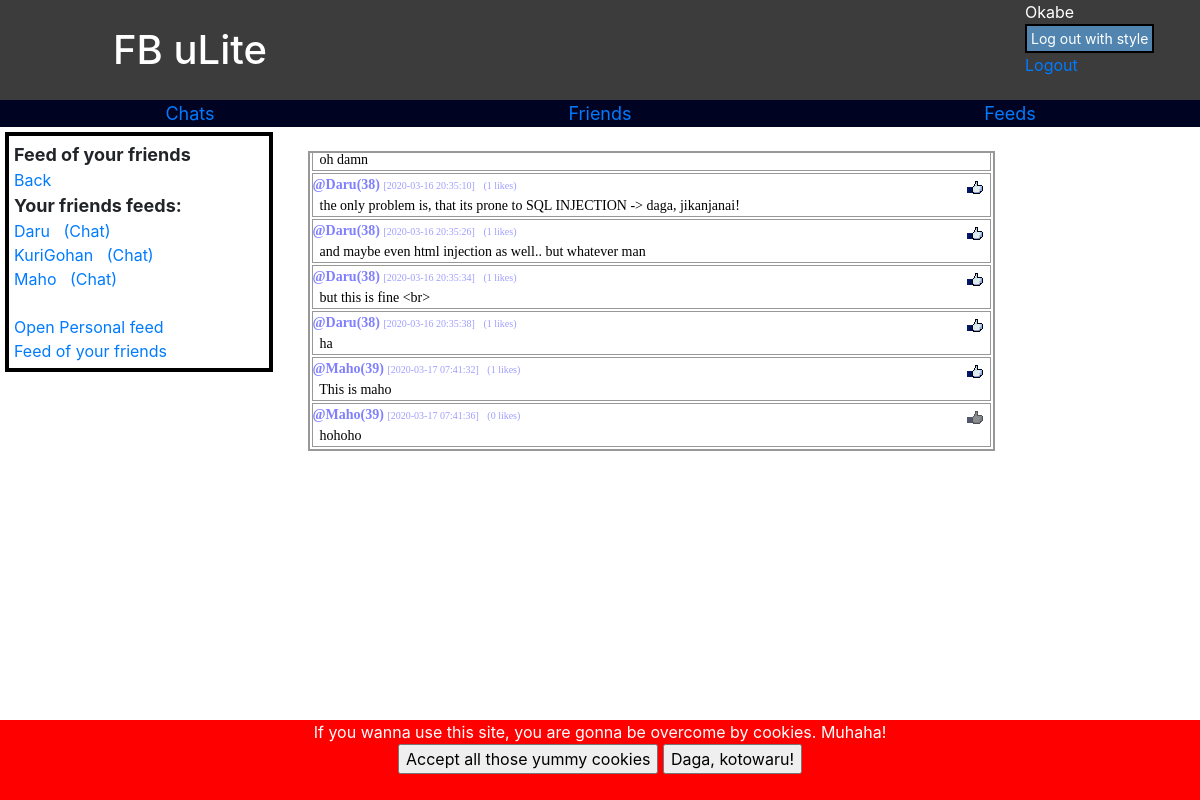
The page / (signed in) on the database its author committed.
### tables this page shows
CREATE TABLE `users` (
  `id` int(11) NOT NULL,
  `name` varchar(60) NOT NULL,
  `password` varchar(250) NOT NULL,
  `email` varchar(250) NOT NULL
);

CREATE TABLE `messages` (
  `id` int(11) NOT NULL,
  `message` varchar(500) NOT NULL,
  `chatid` int(11) DEFAULT NULL,
  `dated` datetime DEFAULT NULL,
  `userid` int(11) DEFAULT NULL
);

### connect.php (called while the page is built, shortened)
<?php
$conn = NULL;
function getFriends($usrid, $count)
{
    $usrid=(int)$usrid;
    $count=(int)$count;
    global $conn;
    $sql =
        "SELECT name, id FROM users WHERE (
        users.id IN ( select userid1 FROM friendships WHERE (userid0 = '$usrid') ) OR
        users.id IN ( select userid0 FROM friendships WHERE (userid1 = '$usrid') ) )
        AND id != '$usrid' ORDER BY users.name LIMIT $count;";
    $result = $conn->query($sql);
    return $result->fetch_all(MYSQLI_ASSOC);
}
function getUserInfo($userid)
{
    $userid=(int)$userid;
    global $conn;
    $sql =
        "SELECT name,email FROM users WHERE id='$userid';";
    $result = $conn->query($sql);
    $bb = $result->fetch_all(MYSQLI_ASSOC);
    return $bb[0];
}
function getMessageLikes($messageid)
{
    $messageid=(int)$messageid;
    global $conn;
    $sql = "SELECT COUNT(*) FROM likes WHERE (messageid='$messageid');";
    $result = $conn->query($sql);
    if (mysqli_num_rows($result) != 0)
        return $result->fetch_row()[0];
    return -1;
}
function isLiking($messageid, $userid)
{
    $messageid=(int)$messageid;
    $userid=(int)$userid;
    global $conn;
    $sql = "SELECT COUNT(*) FROM likes WHERE (messageid='$messageid' and userid='$userid');";
    $result = $conn->query($sql);
    return $result and $result->fetch_row()[0] == 1;
}
function getFriendsFeed($userid)
{
    $userid=(int)$userid;
    global $conn;
    $sql = "SELECT message,dated,userid,id FROM messages WHERE
  (chatid IN (SELECT id FROM chats WHERE (chats.name IS NULL and
                                          chats.owner IN (
                                            (SELECT userid1 FROM friendships WHERE(userid0='$userid' OR userid1='$userid')
                                             UNION
                                             SELECT userid0 FROM friendships WHERE(userid0='$userid' OR userid1='$userid')))
                                          AND chats.owner!='$userid'))) ORDER BY messages.dated ASC;";
    $result = $conn->query($sql);
    return $result->fetch_all(MYSQLI_ASSOC);
}
?>

### feed.php (the view, shortened to what this page needs)
<?php
if(isset($_GET["open_feed"]))
{
    if(isset($_GET["current_feed_friends"])){
        $_SESSION["friend_feed"]=getFriendsFeed($_SESSION["userid"]);
    }
}
?>
<div class="row">
    <div class="col-md-3">
        <div class="boxik">
            <?php
            if (isset($_SESSION["current_feed"]) or isset($_SESSION["friend_feed"])) {
                print("<div id='chat_group_title'> " . $_SESSION["current_feed_name"] . "</div>");
                print("<a href='?exitgroup=1'>Back</a>");
            }
            $friends = getFriends($_SESSION["userid"],10);
            echo("<div id='chat_group_title'>Your friends feeds:</div>");
            for ($i = 0;$i<sizeof($friends);$i++){
                $id =  $friends[$i]["id"];
                $name = $friends[$i]["name"];
                print("<a href='?open_feed=$id'>$name</a> <a href='?open_conversation=$id'>&nbsp (Chat)</a>");
                print("<br>");
            }
            print("<br>");
            print("<a href='?open_feed=".$_SESSION["userid"]."&current_feed_personal=1'>Open Personal feed</a><br>");
            print("<a href='?open_feed=".$_SESSION["userid"]."&current_feed_friends=1'>Feed of your friends</a>");
            ?>
        </div>
    </div>
    <div class="col-md-7">
        <?php
        if (isset($_SESSION["current_feed"]) or isset($_SESSION["friend_feed"])) {
            if(isset($_SESSION["friend_feed"]))
                $messages=$_SESSION["friend_feed"];
            else
                $messages = getChatMessages($_SESSION["current_feed"]);
            echo("<br><div class ='scrollable' id='chat_feed' onload='scrollDown()'>");
            $sizeOfMessages = $messages ? sizeof($messages) : 0;
            for ($i = 0; $i < $sizeOfMessages; $i++) {
                $id = $messages[$i]["userid"];
                $username = getUserInfo($id)["name"];
                $mess = $messages[$i]["message"];
                $messid = $messages[$i]["id"];
                $da = $messages[$i]["dated"];
                $likeNumber = getMessageLikes($messid);
                $isLiking = isLiking($messid, $_SESSION["userid"]);
                $classi = $isLiking ? "like_button" : "like_button_blank";
                $getcom = $isLiking ? "removelike=1" : "addlike=1";
                $likeText = " <span class='likebox'>
                    <button class='$classi' onclick='window.location.href=\"?messid=$messid&$getcom\";'></button>
                    </span>";
                print("
        <div class='chat_message'>
            <span class = 'chat_username'>@$username($id)</span> <span class = 'chat_time'>[$da]</span>  <span class = 'chat_time'>&nbsp ($likeNumber likes)</span>
             $likeText
            <br>&nbsp $mess
        </div>
        "
                );
            }
            echo("</div>");
        }
        ?>
    </div>
    <div class="col-md-2"></div>
</div>

### style.css (style rules this page uses)
.chat_message { margin: 2px; color: black; font-family: serif; font-size: 14px; border: 1px solid #989898; }
.chat_username { color: #8080ff; font-style:normal; font-size: 14px; font-weight: bold; }
.chat_time { color: #9f9fff; font-style:normal; font-size: 10px; }
.scrollable { height: 300px; overflow-y: auto; border: solid 2px #989898; }
.boxik { border: solid 4px black; margin: 5px; padding: 5px; }
#chat_group_title { font-weight: bold; font-size: 18px; }
.likebox { float: right; margin: 5px; width: 18px; height: 18px; }
.like_button { background: url(like.png); width:16px; height:16px; border: none; }
.like_button_blank { background: url(like_blank.png); width:16px; height:16px; border: none; }

### rows shown on the page
users: name "Daru"
users: name "KuriGohan"
users: name "Maho"
messages: message "oh damn"
messages: userid.name "Daru", userid "38", dated "2020-03-16 20:35:10", likeNumber "1", message "the only problem is, that its prone to SQL INJECTION -> daga, jikanjanai!"
messages: userid.name "Daru", userid "38", dated "2020-03-16 20:35:26", likeNumber "1", message "and maybe even html injection as well.. but whatever man"
messages: userid.name "Daru", userid "38", dated "2020-03-16 20:35:34", likeNumber "1", message "but this is fine <br>"
messages: userid.name "Daru", userid "38", dated "2020-03-16 20:35:38", likeNumber "1", message "ha"
messages: userid.name "Maho", userid "39", dated "2020-03-17 07:41:32", likeNumber "1", message "This is maho"
messages: userid.name "Maho", userid "39", dated "2020-03-17 07:41:36", likeNumber "0", shows a picture, message "hohoho"

### other values the page prints
$_SESSION["user"] "Okabe"
$_SESSION["current_feed_name"] "Feed of your friends"
